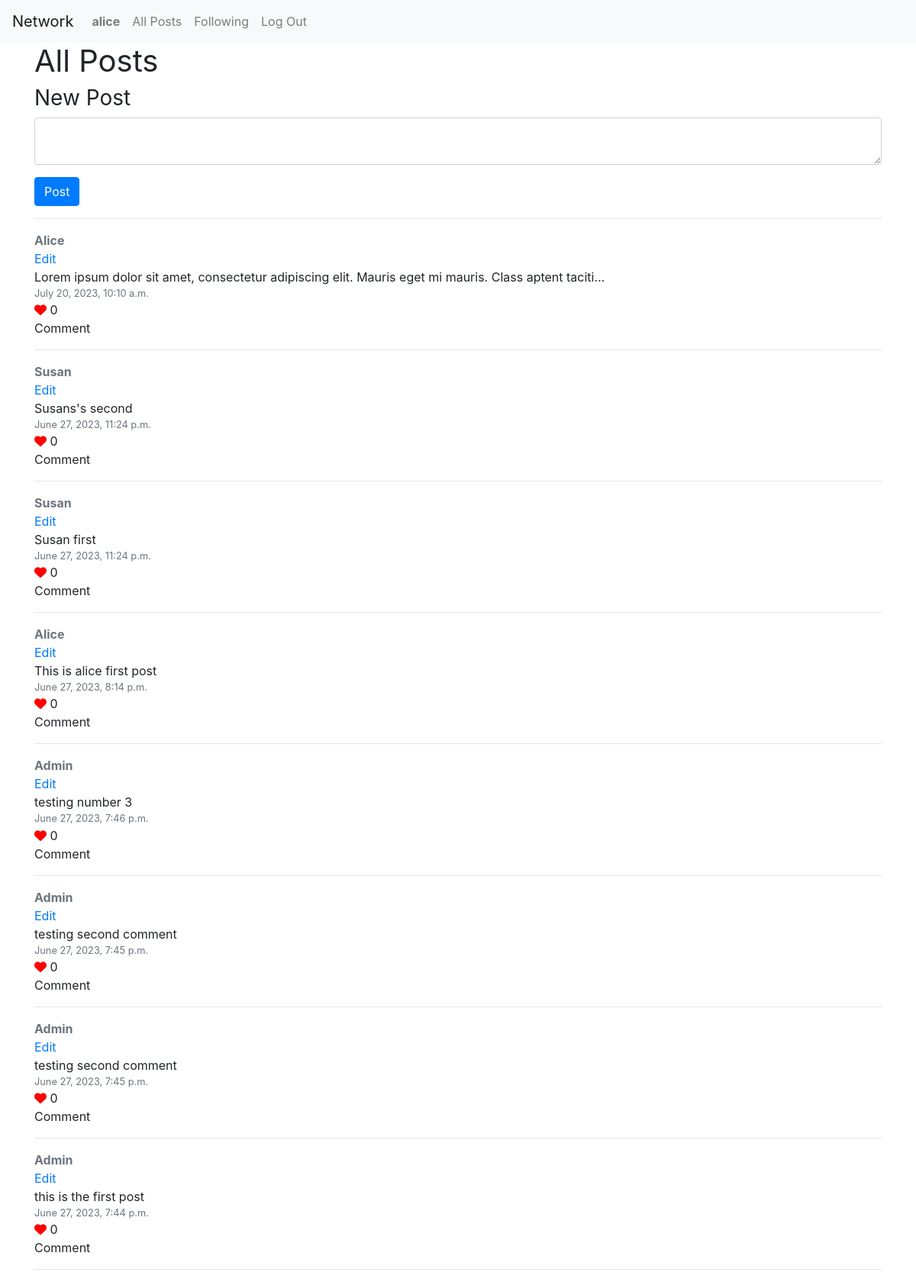
Screenshot of / (signed in) with the database file from the repository.
### network/models.py (models this page shows, shortened)
class User(AbstractUser):
    pass

class Post(models.Model):
    content = models.TextField(verbose_name='')
    user = models.ForeignKey(User, on_delete=models.CASCADE)
    comment = models.ForeignKey(Comment, on_delete=models.CASCADE, blank=True, null=True)
    pub_date = models.DateTimeField(auto_now_add=True)
    likes = models.ManyToManyField(User, related_name="post_like", blank=True)

### network/views.py (the view, shortened to what this page needs)
# urls.py: path("", views.index, name="index"),
def index(request):
    form = PostForm()
    posts = Post.objects.order_by('-pub_date')
    return render(request, "network/index.html", {'form': form, 'posts': posts})

### network/forms.py
class PostForm(forms.ModelForm):
    class Meta:
        model = Post
        fields = ['content' ]
        widgets = {
            'content' : forms.Textarea(attrs={'rows': 2, 'class': 'form-control mb-2'})
        }

### network/templates/network/index.html (shortened to what this page needs)
{% extends "network/layout.html" %}
{% load static %}
{% load crispy_forms_tags %}
{% block body %}
    <div class="container">
        {% if request.user.is_authenticated %}
            <h1 class="fw_400">All Posts</h1>
            <p class="h3 fw_400">New Post</p>
            <form method="post">
                {{ form|crispy }}
                <button class="btn btn-primary" type="submit">Post</button>
            </form>
            <hr>
            {% for post in posts  %}
{% load static %}
{% load static %}
                <a href="#" class="my-1 font-weight-bold text-secondary">{{post.user | capfirst }}</a>
                <a class="d-block" href="#">Edit</a>
                <p class="my-0">{{ post.content|truncatechars:100 }} {% if post.content.count > 100 %}...{% endif %}</p>
                <p class="my-0 text-muted small">{{post.pub_date}}</p>
                <i class="fa-solid fa-heart" style="color: #ff0000;"></i>
                <span>{{ post.likes.count }}</span>
                <p class="my-0">Comment</p>
                <hr>
            {% endfor %}
        {% endif %}
    </div>
{% endblock %}

### network/templates/network/layout.html (shortened to what this page needs)
{% load static %}
<!DOCTYPE html>
<html lang="en">
    <head>
        <link rel="stylesheet" href="https://stackpath.bootstrapcdn.com/bootstrap/4.4.1/css/bootstrap.min.css">
        <link href="{% static 'network/styles.css' %}" rel="stylesheet">
    </head>
    <body>
        <nav class="navbar navbar-expand-lg navbar-light bg-light">
            <a class="navbar-brand" href="#">Network</a>
            <div>
              <ul class="navbar-nav mr-auto">
                {% if user.is_authenticated %}
                    <li class="nav-item">
                        <a class="nav-link" href="#"><strong>{{ user.username }}</strong></a>
                    </li>
                {% endif %}
                <li class="nav-item">
                  <a class="nav-link" href="{% url 'index' %}">All Posts</a>
                </li>
                {% if user.is_authenticated %}
                    <li class="nav-item">
                        <a class="nav-link" href="{% url 'following' %}">Following</a>
                    </li>
                    <li class="nav-item">
                        <a class="nav-link" href="{% url 'logout' %}">Log Out</a>
                    </li>
                {% endif %}
              </ul>
            </div>
          </nav>
        <div class="body">
            {% block body %}
            {% endblock %}
        </div>
    </body>
</html>

### network/static/network/styles.css (style rules this page uses)
.fw_400 { font-weight: 400; }

### rows the page displays
User: username "alice"
Post: user "Alice", content "Lorem ipsum dolor sit amet, consectetur adipiscing elit. Mauris eget mi mauris. Class aptent taciti…", pub_date "July 20, 2023, 10:10 a.m.", likes.count "0"
Post: user "Susan", content "Susans's second", pub_date "June 27, 2023, 11:24 p.m.", likes.count "0"
Post: user "Susan", content "Susan first", pub_date "June 27, 2023, 11:24 p.m.", likes.count "0"
Post: user "Alice", content "This is alice first post", pub_date "June 27, 2023, 8:14 p.m.", likes.count "0"
Post: user "Admin", content "testing number 3", pub_date "June 27, 2023, 7:46 p.m.", likes.count "0"
Post: user "Admin", content "testing second comment", pub_date "June 27, 2023, 7:45 p.m.", likes.count "0"
Post: user "Admin", content "testing second comment", pub_date "June 27, 2023, 7:45 p.m.", likes.count "0"
Post: user "Admin", content "this is the first post", pub_date "June 27, 2023, 7:44 p.m.", likes.count "0"
